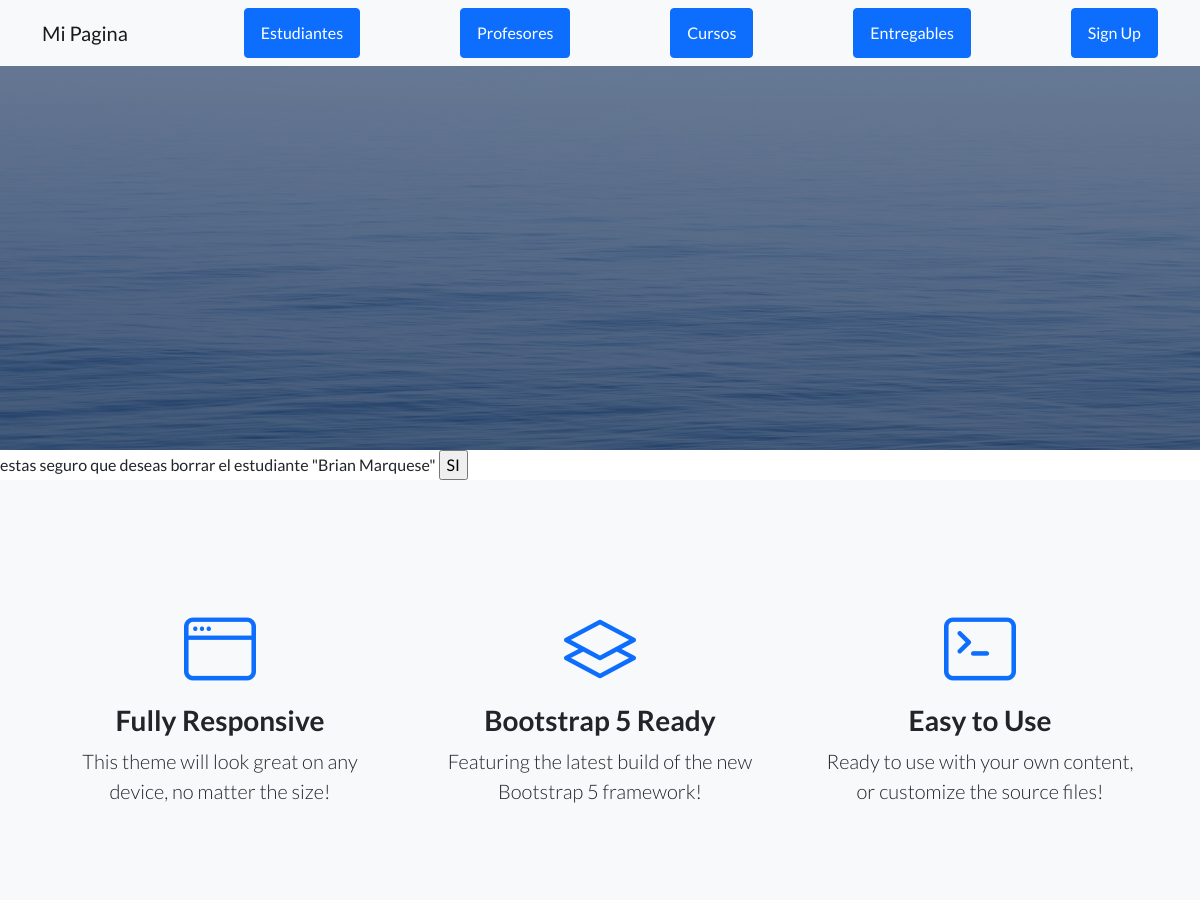
Before: /AppCoder/estudiante/borrar/1 (upper part) with the older database file.
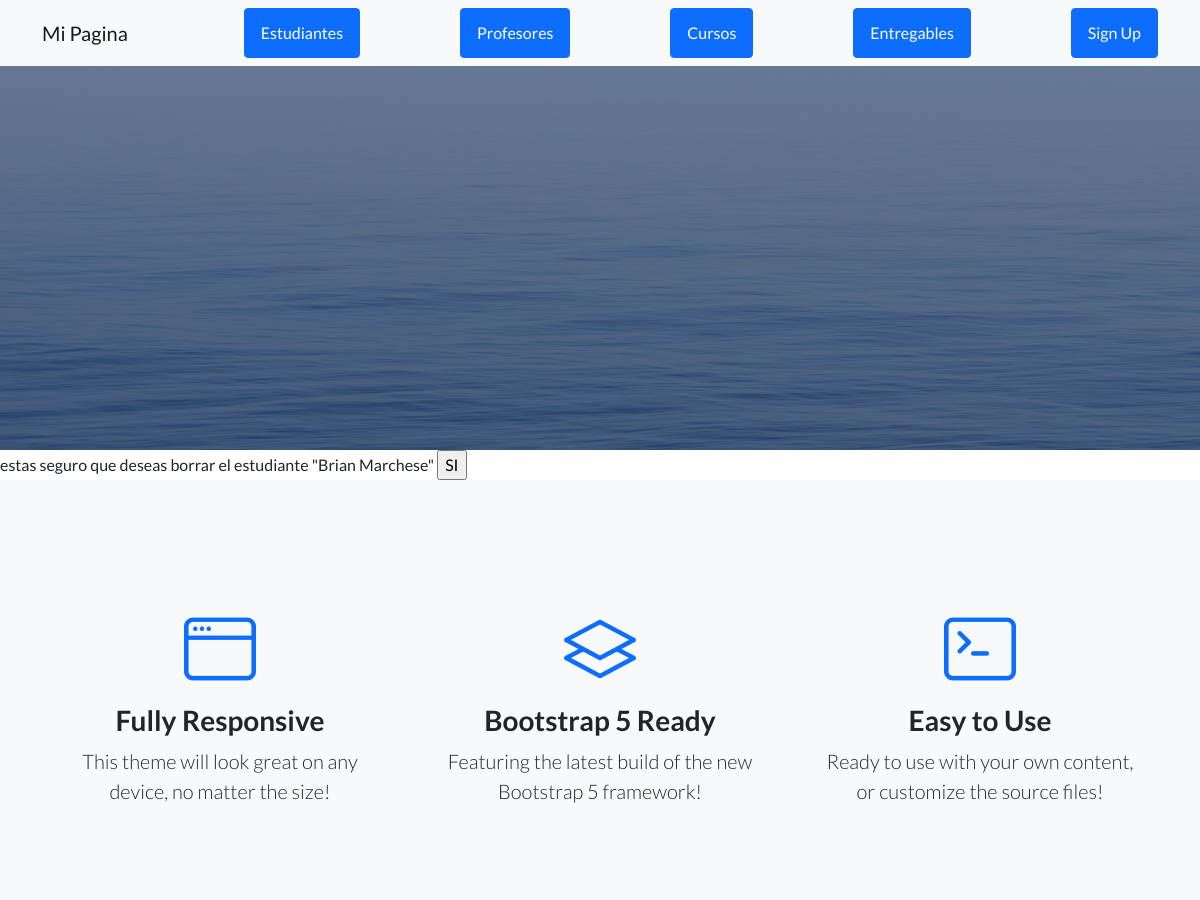
After: the same page with the newer database file.
### AppCoder/models.py (models this page shows)
class Estudiante(models.Model):
    nombre= models.CharField(max_length=50)
    apellido= models.CharField(max_length=50)
    email= models.EmailField()
    def __str__(self):
        return self.nombre+" "+self.apellido

### AppCoder/views.py (the view)
# urls.py: path('estudiante/borrar/<pk>', EstudianteDelete.as_view(), name='estudiante_borrar'),
class EstudianteDelete(DeleteView):
    model= Estudiante
    success_url= reverse_lazy('estudiante_listar')

### AppCoder/templates/AppCoder/estudiante_confirm_delete.html
{% extends "AppCoder/padre.html" %}
{% load static %}
{% block contenido_que_cambia %}
<form method="post"> {% csrf_token %}
    estas seguro que deseas borrar el estudiante "{{ object }}"
    <input type="submit" value="SI">
</form>
{% endblock %}

Changed rows visible on the page:
changed Estudiante: nombre+apellido "Brian Marquese" → "Brian Marchese"
